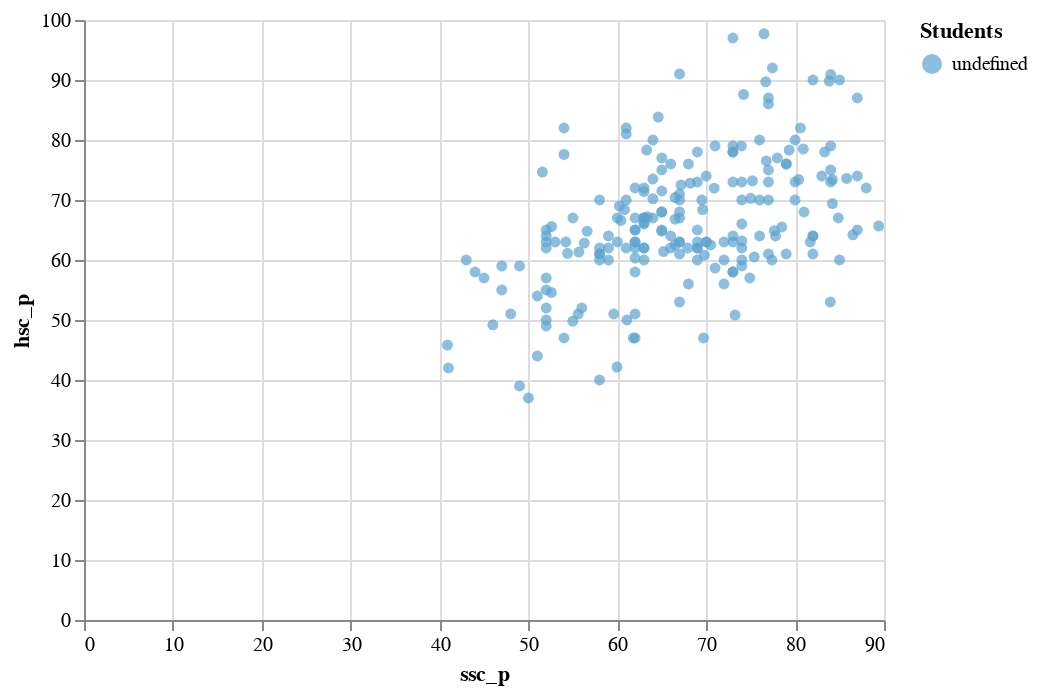

Notebook code cell kept with this figure:
### Code cell
selected_area = alt.selection_interval()
alt.Chart(df).mark_circle().encode(
x='ssc_p',
y='hsc_p',
color=alt.condition(selected_area, 'Students:O', alt.
value('lightgray')),
tooltip= ['gender', 'ssc_p', 'hsc_p', 'mba_p', 'salary']
).interactive().add_selection(
selected_area
)

### Figure 1 — Vega-Lite specification as saved in the notebook (floating-point values rounded to 4 significant figures; data arrays with more than 128 entries replaced by an {"elided": "..."} marker saying what was removed)
{"config": {"view": {"continuousWidth": 400, "continuousHeight": 300}}, "data": {"name": "data-eab38aa42622f99001d0625e19ba0f80"}, "mark": "circle", "encoding": {"color": {"condition": {"field": "Students", "type": "ordinal", "selection": "selector002"}, "value": "lightgray"}, "tooltip": [{"field": "gender", "type": "nominal"}, {"field": "ssc_p", "type": "quantitative"}, {"field": "hsc_p", "type": "quantitative"}, {"field": "mba_p", "type": "quantitative"}, {"field": "salary", "type": "quantitative"}], "x": {"field": "ssc_p", "type": "quantitative"}, "y": {"field": "hsc_p", "type": "quantitative"}}, "selection": {"selector003": {"type": "interval", "bind": "scales", "encodings": ["x", "y"]}, "selector002": {"type": "interval"}}, "$schema": "https://vega.github.io/schema/vega-lite/v4.17.0.json", "datasets": {"data-eab38aa42622f99001d0625e19ba0f80": {"elided": "215 records"}}}
